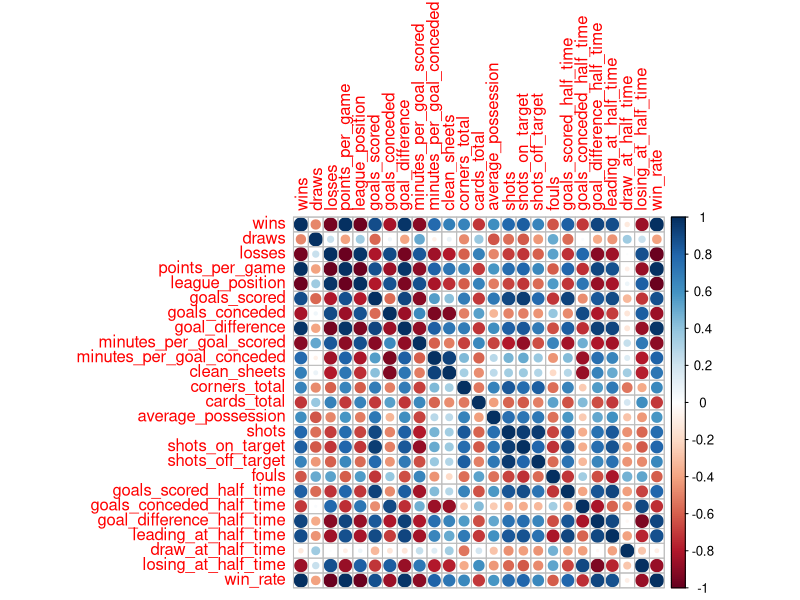
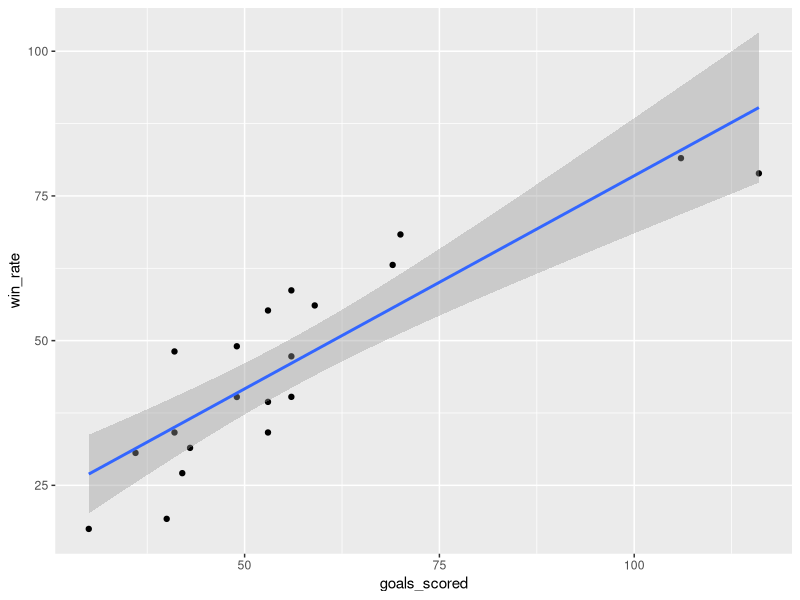
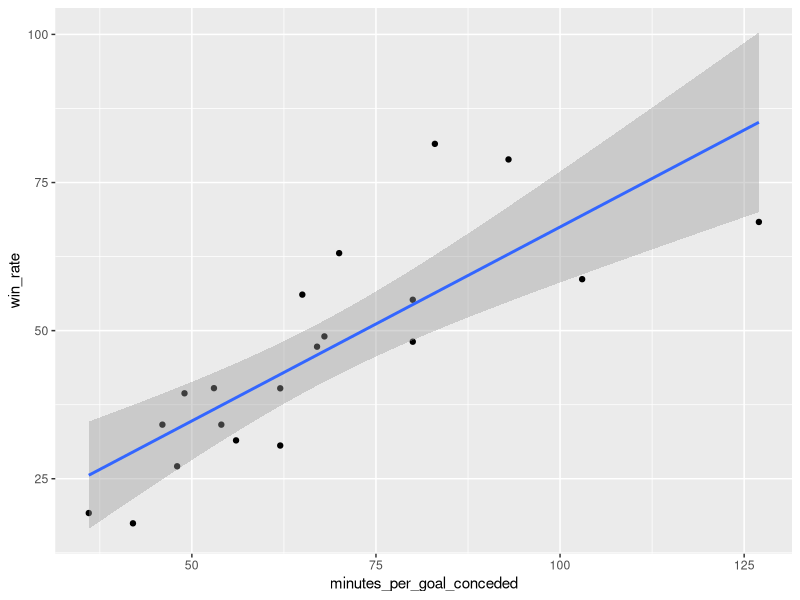
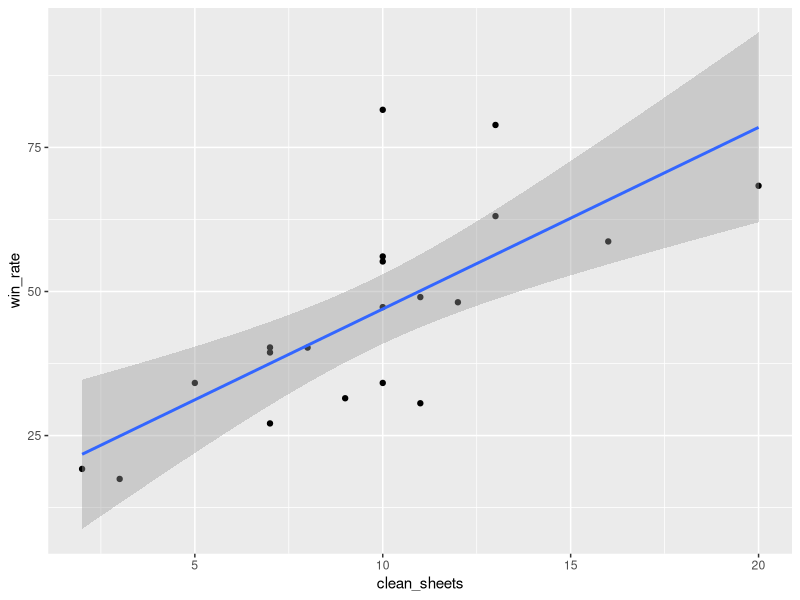
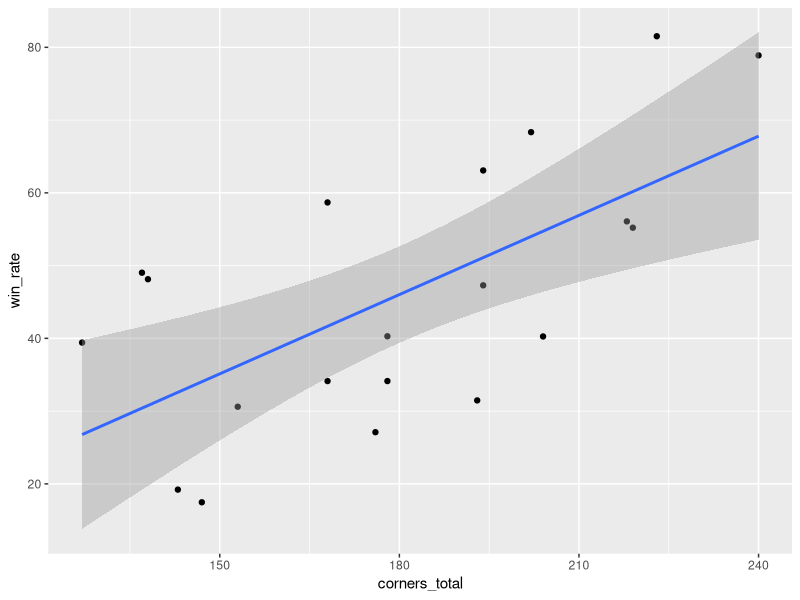
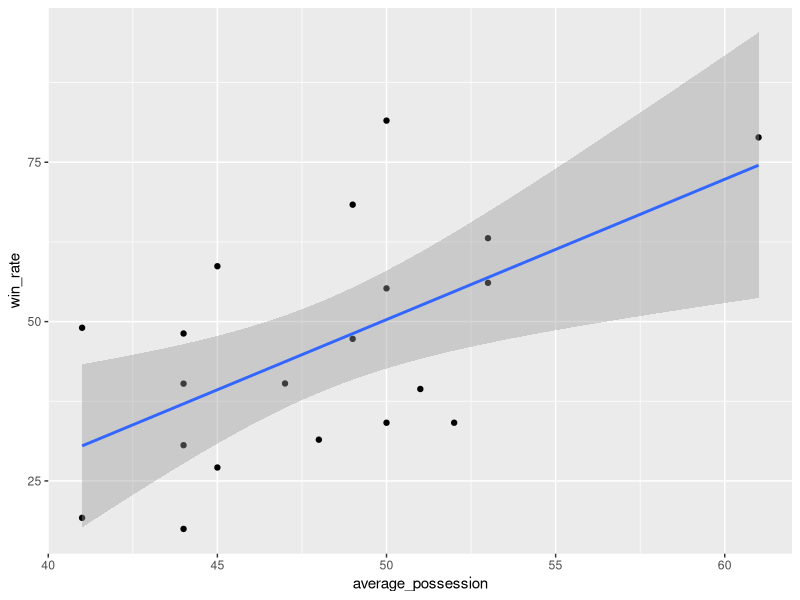
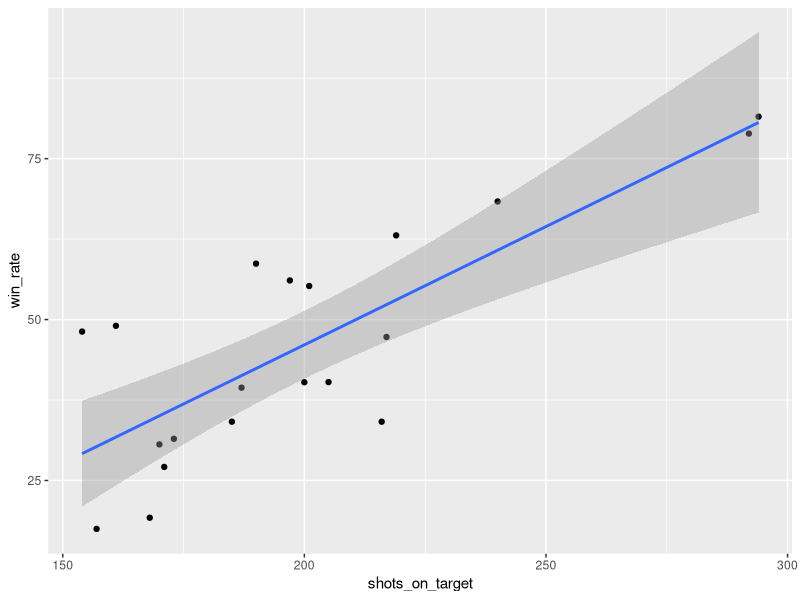
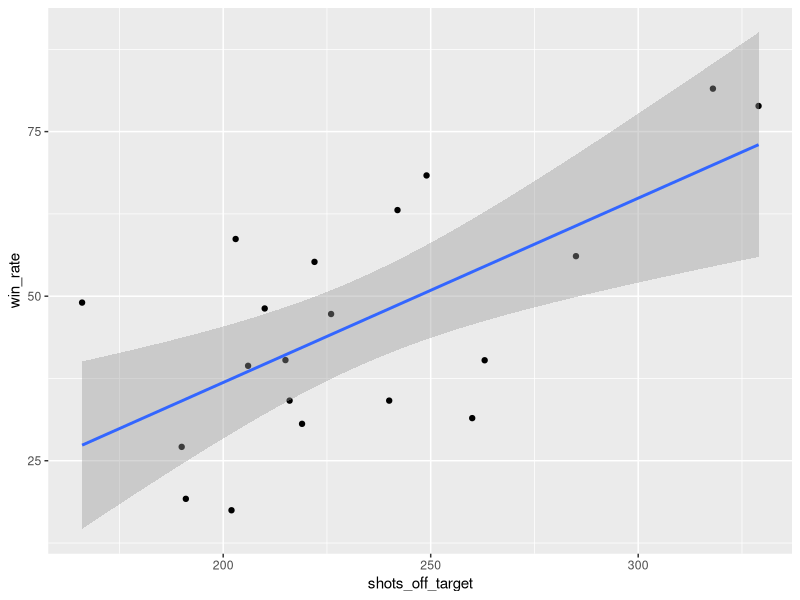

Generate these figures, in order, with R:
## ---- chunk 1
knitr::opts_chunk$set(echo = TRUE)
## ---- chunk 2
library(ggplot2)
library(dplyr)

## ---- chunk 3
#read csv file for the 2016/2017 season
laliga1617 <- read.csv("Data/spain-la-liga-teams-2016-to-2017-stats.csv", header = TRUE, sep = ",", stringsAsFactors = FALSE)

#Display the data sets and the data structure 
head(laliga1617)
tail(laliga1617)
str(laliga1617)
## ---- chunk 4
head(laliga1617[,9:11])
## ---- chunk 5
laliga1617 <- laliga1617 %>% select(1,9,12,15,18,21,25,26,27,37,40,43,55,58,61,64,67,70,73,76,79,82,85,88,91)
head(laliga1617)
str(laliga1617)
## ---- chunk 6
#calculating win rate for each team.
laliga1617 <- laliga1617 %>%
  mutate(win_rate = 100 * (wins+(0.33*draws))/(wins+draws+losses))

## ---- chunk 7
summary(laliga1617)

## ---- chunk 8
cormat <- cor(laliga1617[,2:26])
cormat
corrplot::corrplot(cormat, )

## ---- chunk 9
g <- ggplot(laliga1617)
g + aes(x=goals_scored, y=win_rate)+geom_point()+geom_smooth(method = "lm")
g + aes(x=minutes_per_goal_conceded, y=win_rate)+geom_point()+geom_smooth(method = "lm")
g + aes(x=clean_sheets, y=win_rate)+geom_point()+geom_smooth(method = "lm")
g + aes(x=corners_total, y=win_rate)+geom_point()+geom_smooth(method = "lm")
g + aes(x=average_possession, y=win_rate)+geom_point()+geom_smooth(method = "lm")
g + aes(x=shots_on_target, y=win_rate)+geom_point()+geom_smooth(method = "lm")
g + aes(x=shots_off_target, y=win_rate)+geom_point()+geom_smooth(method = "lm")
g + aes(x=goal_difference_half_time, y=win_rate)+geom_point()+geom_smooth(method = "lm")
g + aes(x=leading_at_half_time, y=win_rate)+geom_point()+geom_smooth(method = "lm")
## ---- chunk 10
nullModel <- lm(win_rate ~ 1, data = laliga1617)
fullModel <- lm(win_rate ~ goals_scored + minutes_per_goal_conceded + clean_sheets + corners_total + average_possession +
                  shots_on_target + shots_off_target + goal_difference_half_time + leading_at_half_time, data = laliga1617)

